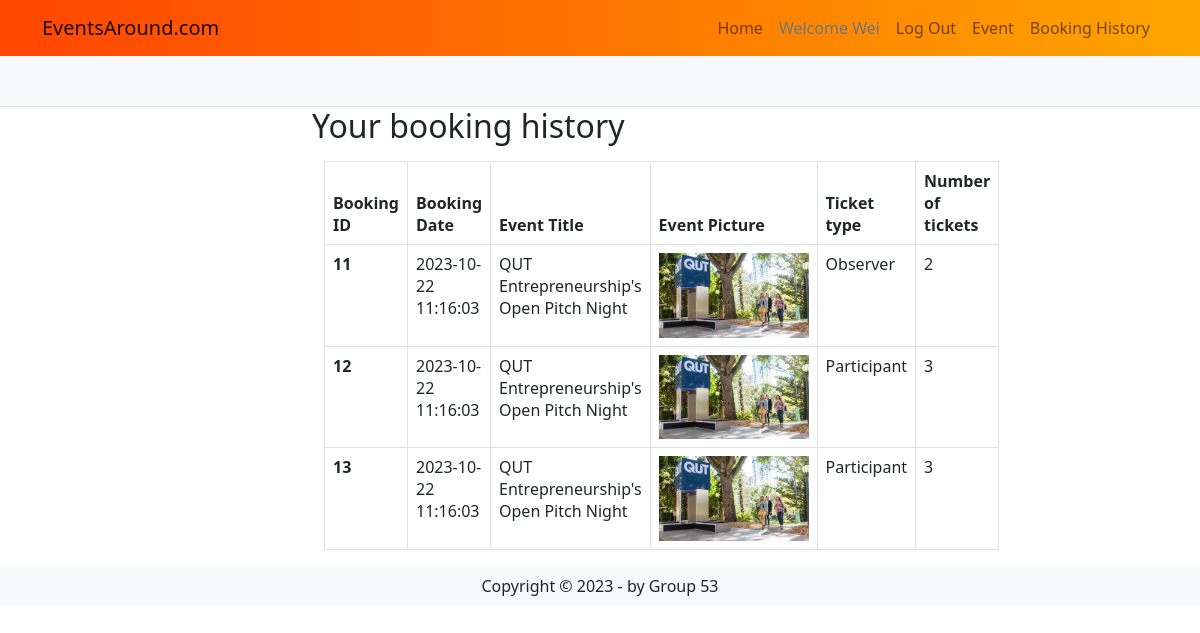
The app's page /orders/history (signed in), older data.
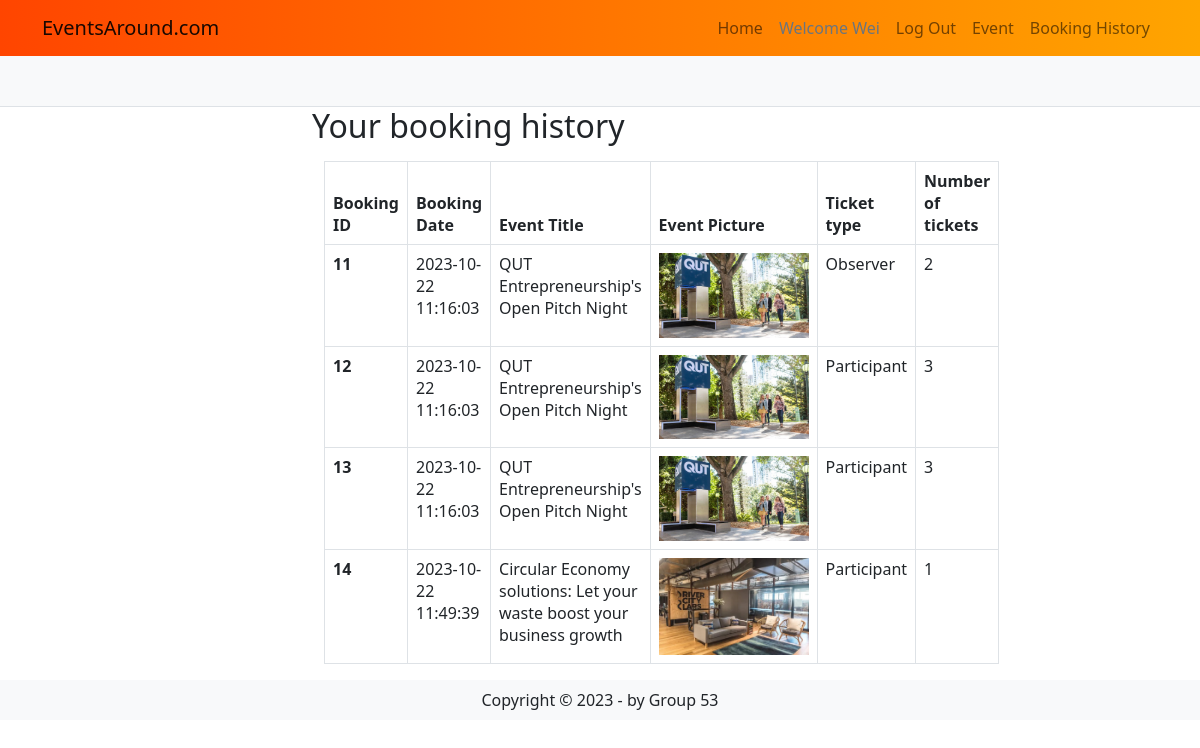
The same page, newer data.
### EventsAround/models.py (models this page shows, shortened)
class User(db.Model, UserMixin):
    __tablename__='users' # good practice to specify table name
    id = db.Column(db.Integer, primary_key=True)
    name = db.Column(db.String(100), index=True, unique=True, nullable=False)
    emailid = db.Column(db.String(100), index=True, nullable=False)
    password_hash = db.Column(db.String(255), nullable=False)
    contact_number = db.Column(db.String(255))
    address = db.Column(db.String(255))
    comments = db.relationship('Comment', backref='user')
    orders = db.relationship('Order', backref='user')
    events = db.relationship('Event', backref='owner')

class Order(db.Model):
    __tablename__ = 'orders'
    id = db.Column(db.Integer, primary_key=True)
    created_at = db.Column(db.DateTime, default=datetime.now())
    user_id = db.Column(db.Integer, db.ForeignKey('users.id'))
    event_id = db.Column(db.Integer, db.ForeignKey('events.id'))
    ticket_type = db.Column(db.String)
    ticket_number = db.Column(db.Integer)
    event_name = db.Column(db.String(80))
    event_image = db.Column(db.String(400))

### EventsAround/orders.py (the view)
@bp.route('/history', methods = ['GET', 'POST'])
@login_required
def history():
  return render_template('orders/history.html')

### EventsAround/__init__.py (called while the page is built)
def create_app():
    app=Flask(__name__)  # this is the name of the module/package that is calling this app
    app.debug=True
    app.secret_key='somesecretgoeshere'
    app.config['SQLALCHEMY_DATABASE_URI']='sqlite:///mydbname.sqlite'
    db.init_app(app)
    bootstrap = Bootstrap5(app)
    login_manager = LoginManager()
    login_manager.login_view='auth.login'
    login_manager.init_app(app)
    from .models import User  # importing here to avoid circular references
    @login_manager.user_loader
    def load_user(user_id):
       return User.query.get(int(user_id))
    from . import views
    app.register_blueprint(views.mainbp)
    from . import auth
    app.register_blueprint(auth.bp)
    from . import events
    app.register_blueprint(events.bp)
    from . import orders
    app.register_blueprint(orders.bp)
    return app

### EventsAround/templates/orders/history.html
{% extends 'base.html' %}
{% import "bootstrap4/form.html" as wtf %}
{% block content %}
<div class="container col-md-6">
  <h2>Your booking history</h2>
  <div class="container">
    <table class="table table-bordered mt-3">
      <thead>
        <tr>
          <th class="col-sm-1">Booking ID</th>
          <th scope="col">Booking Date</th>
          <th scope="col">Event Title</th>
          <th scope="col">Event Picture</th>
          <th scope="col">Ticket type</th>
          <th scope="col">Number of tickets</th>
        </tr>
      </thead>
      <tbody>
        {% for order in current_user.orders %}
        <tr>
          <th scope="row">{{order.id}}</th>
          <td>{{order.created_at.strftime('%Y-%m-%d %H:%M:%S')}}</td>
          <td>{{order.event_name}}</td>
          <td><img class="img-fluid" style="max-width:150px;" src="{{order.event_image}}" alt="qut pitch night"></td>
          <td>{{order.ticket_type}}</td>
          <td>{{order.ticket_number}}</td>
        </tr>
        {% endfor %}
      </tbody>
    </table>
  </div>
</div>
{% endblock %}

### EventsAround/templates/base.html (shortened to what this page needs)
<html>
<head>
    <link rel="stylesheet" type="text/css" href="{{ url_for('static', filename='style/styles.css') }}">
    <link rel="stylesheet" href="https://cdnjs.cloudflare.com/ajax/libs/font-awesome/4.7.0/css/font-awesome.min.css">
    <link href="https://cdn.jsdelivr.net/npm/bootstrap@5.0.0-beta3/dist/css/bootstrap.min.css" rel="stylesheet"
>
</head>
</head>
<body>
    <header class="bg-light border-bottom">
        <nav class="navbar navbar-expand-lg navbar-light bg-light">
            <div class="container">
                <a href="/" class="navbar-brand">
                    EventsAround.com
                </a>
                <div class="collapse navbar-collapse justify-content-end" id="navbarSupportedContent">
                    <div class="navbar-nav ml-auto">
                        <a class="nav-item nav-link" href="/">Home</a>
                        {% if current_user.is_authenticated %}
                        <a class="nav-item nav-link disabled text-muted" href="#">Welcome {{current_user.name}}</a>
                        <a class="nav-item nav-link" href="{{ url_for('auth.logout') }}">Log Out</a>
                        {% else %}
                        <a class="nav-item nav-link" href="{{ url_for('auth.register') }}">Register</a>
                        <a class="nav-item nav-link" href="{{ url_for('auth.login') }}">Log In</a>
                        {% endif %}
                        {% if current_user.is_authenticated %}
                        <a class="nav-item nav-link" href="{{ url_for('event.create') }}"> Event</a>
                        <a class="nav-item nav-link" href="{{ url_for('order.history') }}">Booking History</a>
                        {% endif %}
                    </div>
                </div>
            </div>
        </nav>
    </header>
    {% block content %}
    {% endblock %}
</body>
<footer class="footer">
    <div class="text-center py-2 bg-light">
        <span class="text-dark">Copyright &copy; 2023 - by Group 53</span>
    </div>
</footer>
</html>

### EventsAround/static/style/styles.css (style rules this page uses)
* { margin: 0; padding: 0; }
body { font-family: sans-serif; }
.navbar { background-image: linear-gradient(to right, orangered, orange); margin-bottom: 50px; }
* { box-sizing: border-box; }

Row changes from the older to the newer data that the page shows:
added Order: id "14", created_at "2023-10-22 11:49:39", event_name "Circular Economy solutions: Let your waste boost your business growth", event_image (picture), ticket_type "Participant", ticket_number "1"
